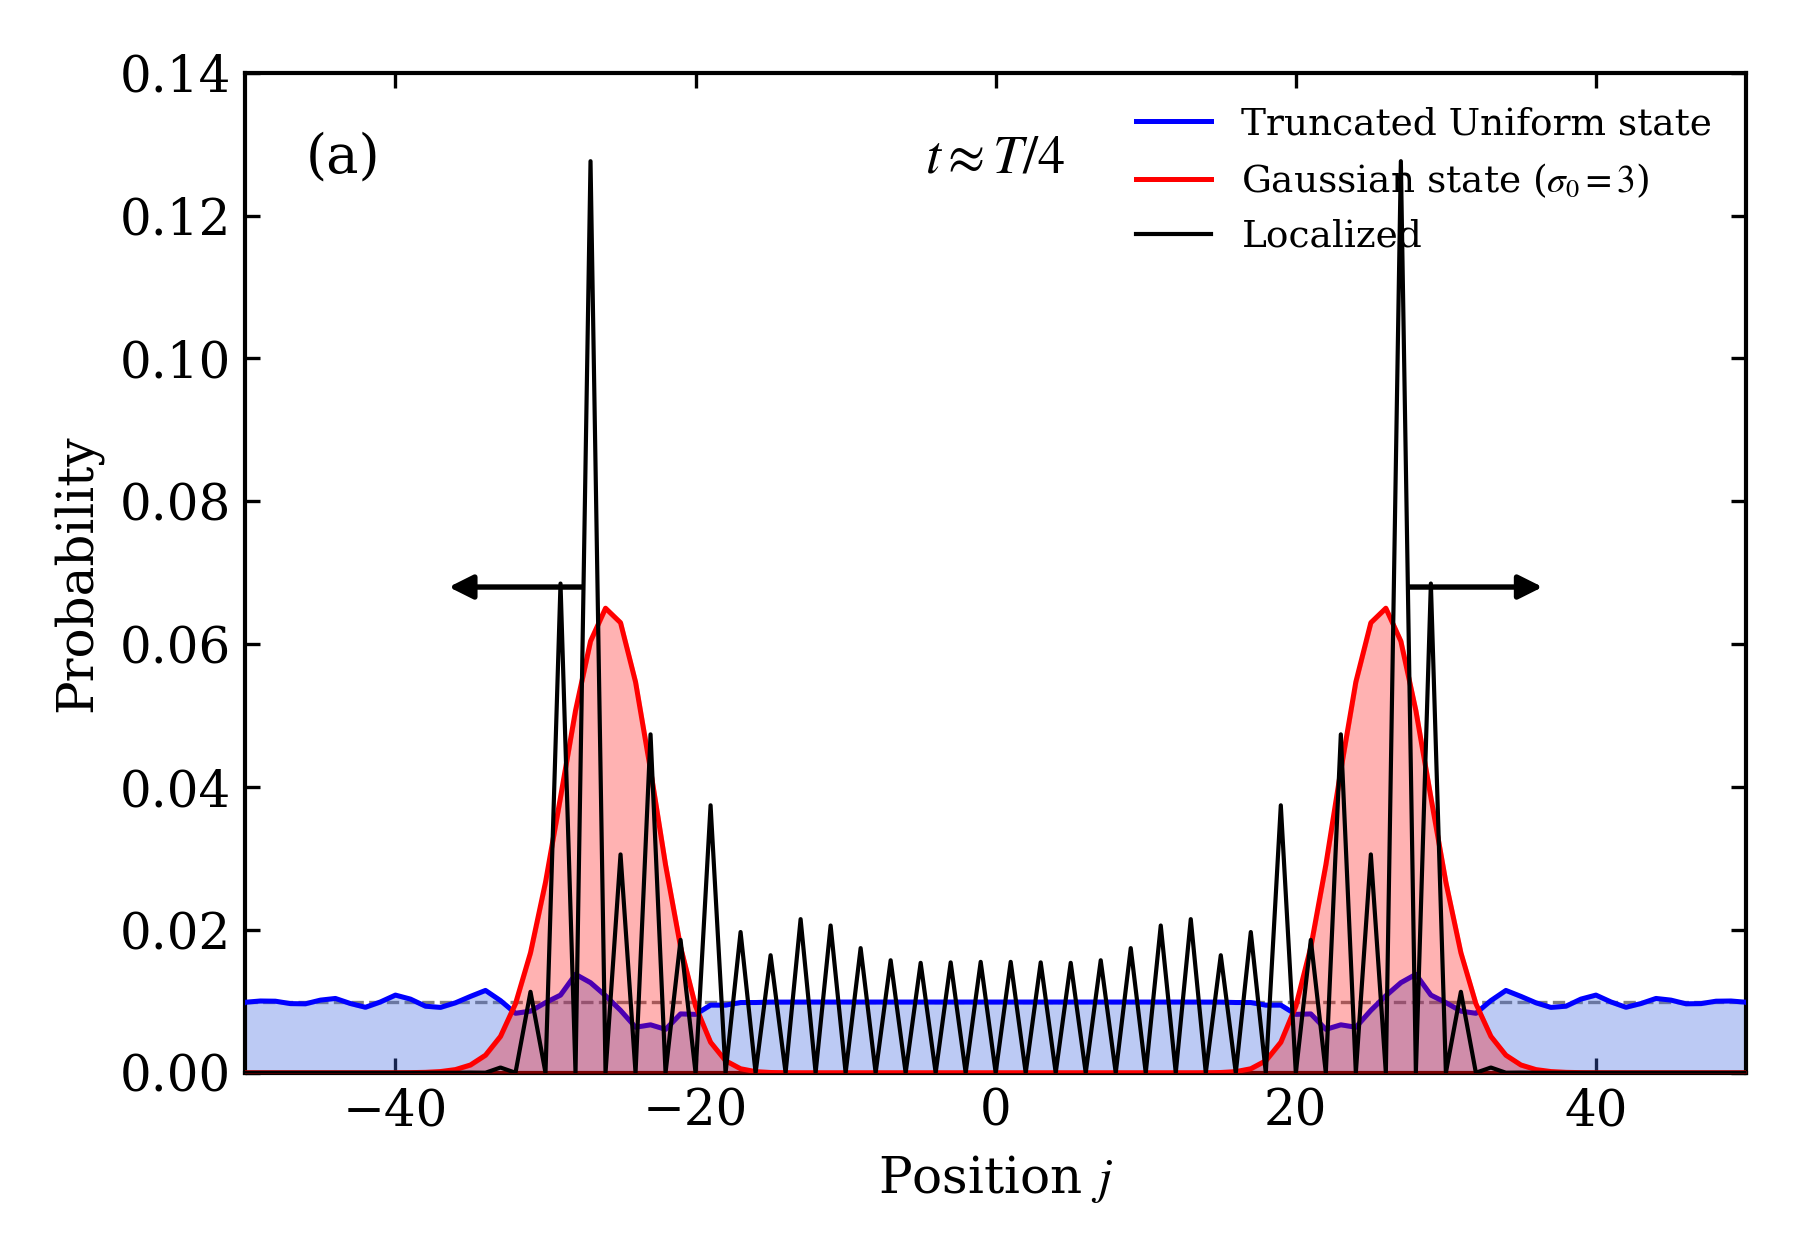

Python code for this plot:
r"""
Reprodução do Painel (a) da FIG. 2
'Stiffness in Confined Quantum Walks'
Distribuição de probabilidade em t \approx T/4.
"""

import numpy as np
import matplotlib.pyplot as plt
from qw_simulation import load_or_run_simulation, setup_matplotlib_style

def main():
    setup_matplotlib_style()
    data = load_or_run_simulation()
    
    j = data['j_full']
    p_loc = data['snaps_loc'][0]
    p_gauss = data['snaps_gauss'][0]
    p_unif = data['snaps_unif'][0]
    
    fig, ax = plt.subplots(figsize=(6, 4.2), dpi=200)
    
    # Linha da distribuição uniforme teórica de referência
    ax.axhline(1.0 / 101, color='gray', linestyle='--', lw=0.8, zorder=1)
    
    # 1. Truncated Uniform state (Azul com preenchimento)
    ax.fill_between(j, 0, p_unif, color='#4169e1', alpha=0.35, zorder=2)
    ax.plot(j, p_unif, color='blue', lw=1.2, label='Truncated Uniform state', zorder=3)
    
    # 2. Gaussian state (sigma_0 = 3) (Vermelho com preenchimento)
    ax.fill_between(j, 0, p_gauss, color='red', alpha=0.30, zorder=4)
    ax.plot(j, p_gauss, color='red', lw=1.2, label=r'Gaussian state ($\sigma_0 = 3$)', zorder=5)
    
    # 3. Localized state (Preto, linha contínua)
    ax.plot(j, p_loc, color='black', lw=1.0, label='Localized', zorder=6)
    
    # Setas indicando propagação dominante para fora
    seta_kw = dict(arrowprops=dict(arrowstyle="-|>", lw=1.3, color="black"))
    ax.annotate("", xy=(-37, 0.068), xytext=(-27, 0.068), **seta_kw)
    ax.annotate("", xy=(37, 0.068), xytext=(27, 0.068), **seta_kw)
    
    # Rótulos do painel e do tempo
    ax.text(0.04, 0.90, "(a)", transform=ax.transAxes, fontsize=13)
    ax.text(0.50, 0.90, r"$t \approx T/4$", transform=ax.transAxes, ha='center', fontsize=13)
    
    ax.set_xlim(-50, 50)
    ax.set_ylim(0.00, 0.14)
    ax.set_xticks([-40, -20, 0, 20, 40])
    ax.set_yticks(np.arange(0.00, 0.15, 0.02))
    ax.yaxis.set_major_formatter(plt.FormatStrFormatter('%.2f'))
    
    ax.set_xlabel(r"Position $j$", fontsize=12)
    ax.set_ylabel(r"Probability", fontsize=12)
    ax.legend(frameon=False, loc="upper right", fontsize=9)
    
    plt.tight_layout()
    plt.savefig("fig2_panel_a.png", dpi=300)
    print("Salvo: fig2_panel_a.png")
    plt.close()

if __name__ == "__main__":
    main()
